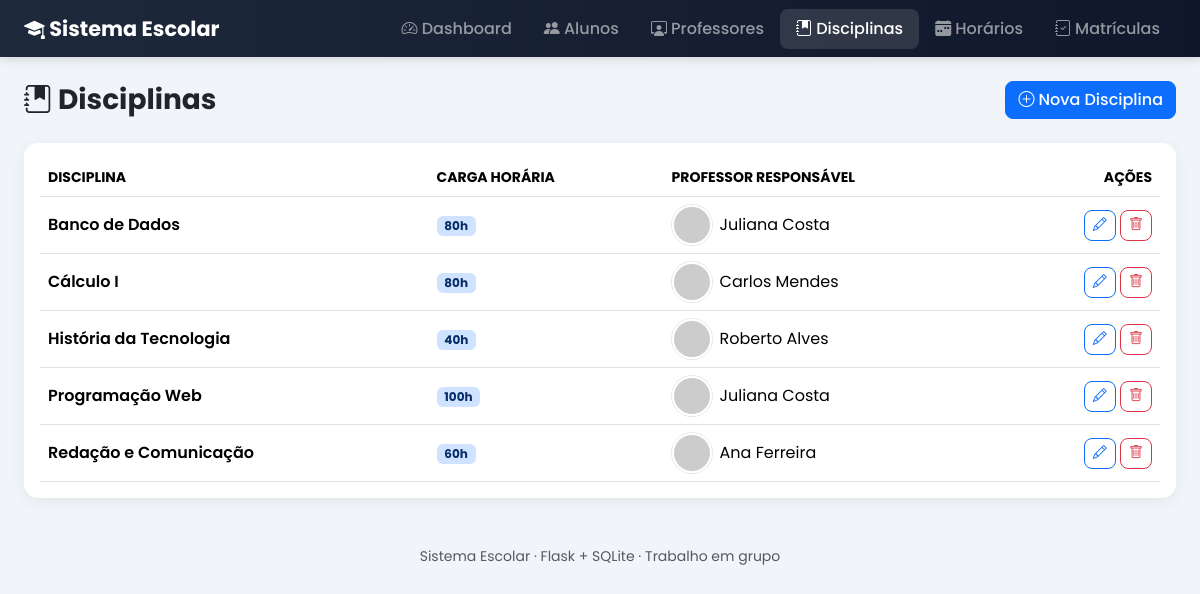
The app's page /disciplinas/ with its own data.
### tables this page shows
CREATE TABLE disciplinas (
            id INTEGER PRIMARY KEY AUTOINCREMENT,
            nome TEXT NOT NULL,
            carga_horaria INTEGER NOT NULL,
            professor_id INTEGER,
            FOREIGN KEY (professor_id) REFERENCES professores(id) ON DELETE SET NULL
        );

CREATE TABLE professores (
            id INTEGER PRIMARY KEY AUTOINCREMENT,
            nome TEXT NOT NULL,
            email TEXT NOT NULL,
            especialidade TEXT NOT NULL,
            foto TEXT
        );

### routes/disciplinas.py (the view)
@disciplinas_bp.route("/")
def listar():
    conn = get_conn()
    disciplinas = conn.execute(
        """
        SELECT d.*, p.nome as professor_nome, p.foto as professor_foto
        FROM disciplinas d
        LEFT JOIN professores p ON p.id = d.professor_id
        ORDER BY d.nome
        """
    ).fetchall()
    conn.close()
    return render_template("disciplinas/list.html", disciplinas=disciplinas)

### database.py (called while the page is built)
def get_conn():
    conn = sqlite3.connect(DB_NAME)
    conn.row_factory = sqlite3.Row
    conn.execute("PRAGMA foreign_keys = ON")
    return conn

### templates/disciplinas/list.html (shortened to what this page needs)
{% extends "base.html" %}
{% block content %}
<div class="d-flex flex-wrap justify-content-between align-items-center gap-2 mb-4">
    <h3 class="fw-bold mb-0"><i class="bi bi-journal-bookmark-fill"></i> Disciplinas</h3>
    <a href="{{ url_for('disciplinas.novo') }}" class="btn btn-primary btn-acao">
        <i class="bi bi-plus-circle"></i> Nova Disciplina
    </a>
</div>
{% if disciplinas|length == 0 %}
    <div class="empty-state">
        <i class="bi bi-journal-x"></i>
        <p>Nenhuma disciplina cadastrada.</p>
    </div>
{% else %}
<div class="card card-suave p-3">
    <div class="table-responsive">
        <table class="table align-middle mb-0">
            <thead>
                <tr class="text-muted small text-uppercase">
                    <th>Disciplina</th>
                    <th>Carga horária</th>
                    <th>Professor responsável</th>
                    <th class="text-end">Ações</th>
                </tr>
            </thead>
            <tbody>
                {% for d in disciplinas %}
                <tr>
                    <td class="fw-semibold">{{ d.nome }}</td>
                    <td><span class="badge bg-primary-subtle text-primary-emphasis">{{ d.carga_horaria }}h</span></td>
                    <td>
                        {% if d.professor_nome %}
                        <div class="d-flex align-items-center gap-2">
                            <img src="{{ d.professor_foto }}" class="avatar-sm" alt="{{ d.professor_nome }}">
                            {{ d.professor_nome }}
                        </div>
                        {% else %}
                            <span class="text-muted">Não atribuído</span>
                        {% endif %}
                    </td>
                    <td class="text-end">
                        <a href="{{ url_for('disciplinas.editar', id=d.id) }}" class="btn btn-sm btn-outline-primary btn-acao">
                            <i class="bi bi-pencil"></i>
                        </a>
                        <form action="{{ url_for('disciplinas.excluir', id=d.id) }}" method="POST" class="d-inline"
                              onsubmit="return confirm('Excluir a disciplina {{ d.nome }}?');">
                            <button type="submit" class="btn btn-sm btn-outline-danger btn-acao">
                                <i class="bi bi-trash"></i>
                            </button>
                        </form>
                    </td>
                </tr>
                {% endfor %}
            </tbody>
        </table>
    </div>
</div>
{% endif %}
{% endblock %}

### static/css/style.css (style rules this page uses)
:root { --azul-escuro: #1e293b; --azul: #3b82f6; --roxo: #7c3aed; --verde: #10b981; --laranja: #f59e0b; --rosa: #ec4899; --fundo: #f1f5f9; }
* { font-family: 'Poppins', sans-serif; }
body { background: var(--fundo); }
.card-suave { border: none; border-radius: 14px; box-shadow: 0 4px 16px rgba(0,0,0,0.06); }
.avatar-sm { width: 40px; height: 40px; border-radius: 50%; object-fit: cover; border: 2px solid #fff; box-shadow: 0 0 0 1px #e2e8f0; }
.btn-acao { border-radius: 8px; font-weight: 500; }

### records on screen
disciplinas: nome "Banco de Dados", carga_horaria "80", professor_nome "Juliana Costa"
disciplinas: nome "Cálculo I", carga_horaria "80", professor_nome "Carlos Mendes"
disciplinas: nome "História da Tecnologia", carga_horaria "40", professor_nome "Roberto Alves"
disciplinas: nome "Programação Web", carga_horaria "100", professor_nome "Juliana Costa"
disciplinas: nome "Redação e Comunicação", carga_horaria "60", professor_nome "Ana Ferreira"
